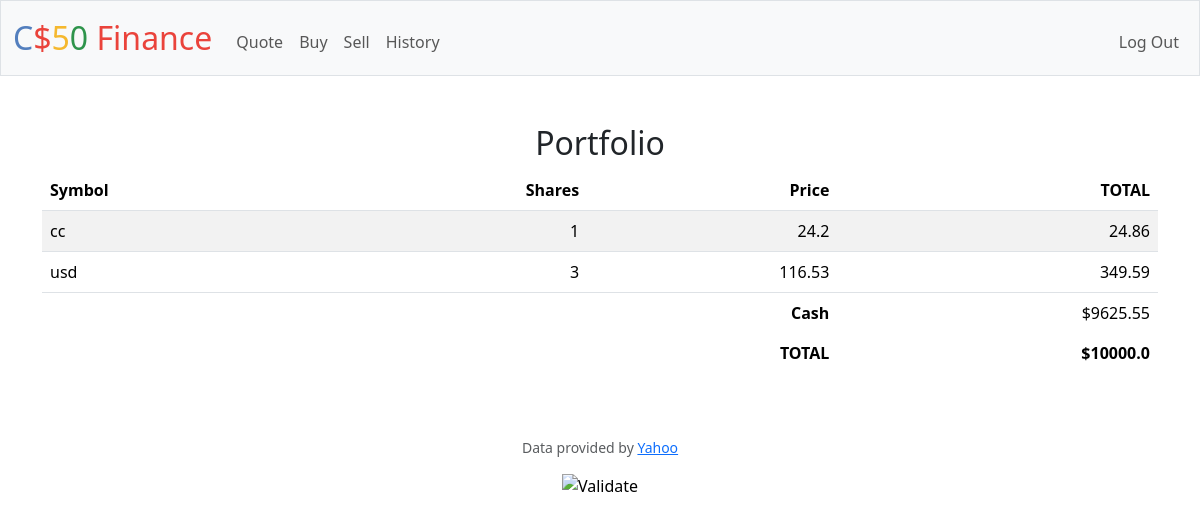
Screenshot of / (signed in) with the database file from the repository.
### tables this page shows
CREATE TABLE portfolio (
        user_id INTEGER,
        symbol TEXT,
        shares INTEGER,
        price NUMERIC,
        total NUMERIC,
        timestamp TIMESTAMP DEFAULT CURRENT_TIMESTAMP,
        FOREIGN KEY(user_id) REFERENCES users(id)
    );

### app.py (the view)
@app.route("/")
@login_required
def index():
    print("jjindex_portfolio222")
    db.execute('''
    CREATE TABLE IF NOT EXISTS portfolio (
        user_id INTEGER,
        symbol TEXT,
        shares INTEGER,
        price NUMERIC,
        total NUMERIC,
        timestamp TIMESTAMP DEFAULT CURRENT_TIMESTAMP,
        FOREIGN KEY(user_id) REFERENCES users(id)
    );
    ''')
    user_id = session.get("user_id")
    portfolio = db.execute("""
        SELECT symbol, SUM(shares) AS shares, price, ROUND(SUM(total), 2) AS total
        FROM portfolio
        WHERE user_id = ?
        GROUP BY symbol
    """, user_id)
    user = db.execute("SELECT cash FROM users WHERE id = ?", user_id)
    cash = user[0]['cash'] if user else 0
    total_portfolio_value = sum([item['total'] for item in portfolio]) + cash
    return render_template('index.html', portfolio=portfolio, cash=round(cash,2), total=round(total_portfolio_value, 2))

### app.py (called while the page is built)
@app.after_request
def after_request(response):
    response.headers["Cache-Control"] = "no-cache, no-store, must-revalidate"
    response.headers["Expires"] = 0
    response.headers["Pragma"] = "no-cache"
    return response

### helpers.py (called while the page is built)
def login_required(f):
    @wraps(f)
    def decorated_function(*args, **kwargs):
        if session.get("user_id") is None:
            return redirect("/login")
        return f(*args, **kwargs)
    return decorated_function

### templates/index.html (shortened to what this page needs)
{% extends "layout.html" %}
{% block main %}
<h2>Portfolio</h2>
<table class="table table-striped">
    <thead>
        <tr>
            <th class="text-start">Symbol</th>
            <th class="text-end">Shares</th>
            <th class="text-end">Price</th>
            <th class="text-end">TOTAL</th>
        </tr>
    </thead>
    <tbody>
        {% for value in portfolio %}
        <tr>
            <td class="text-start">{{ value.symbol }}</td>
            <td class="text-end">{{ value.shares }}</td>
            <td class="text-end">{{ value.price }}</td>
            <td class="text-end">{{ value.total }}</td>
        </tr>
        {% endfor %}
    </tbody>
    <tfoot>
        <tr>
            <td class="border-0 fw-bold text-end" colspan="3">Cash</td>
            <td class="border-0 text-end">${{ cash }}</td>
        </tr>
        <tr>
            <td class="border-0 fw-bold text-end" colspan="3">TOTAL</td>
            <td class="border-0 fw-bold text-end">${{ total }}</td>
        </tr>
    </tfoot>
</table>
{% endblock %}

### rows the page displays
portfolio: symbol "usd", shares "3", price "116.53", total "349.59"

### other values shown
{{ value.symbol }} "cc"
{{ value.shares }} "1"
{{ value.price }} "24.2"
{{ value.total }} "24.86"
{{ cash }} "9625.55"
{{ total }} "10000.0"
